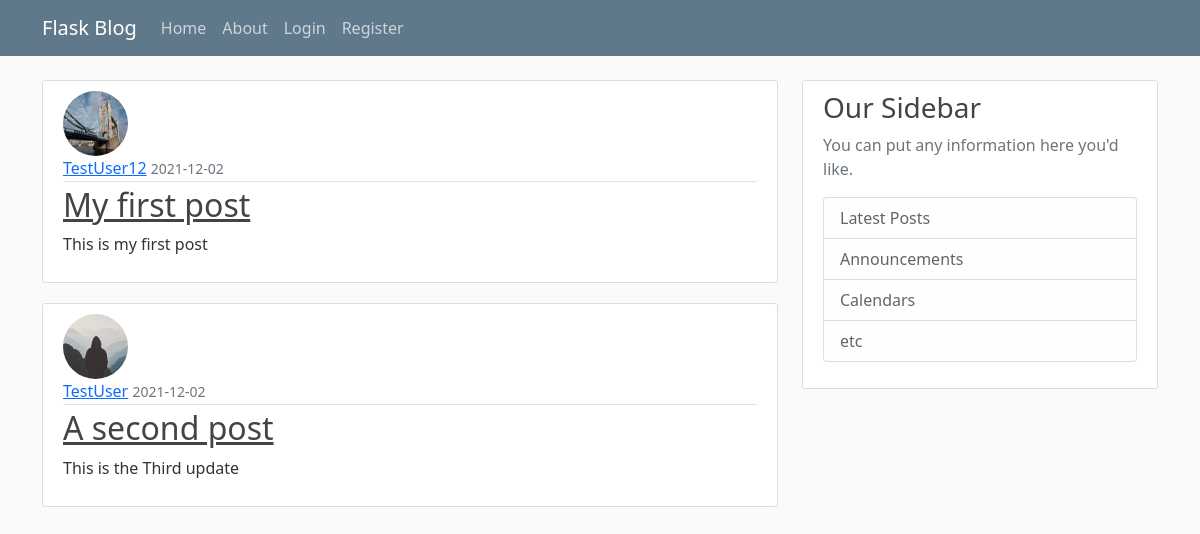
The page /home on the database its author committed.
### flaskblog/model.py (models this page shows, shortened)
class Post(db.Model):
    id = db.Column(db.Integer, primary_key=True)
    title = db.Column(db.String(100), nullable=False)
    date_posted = db.Column(db.DateTime, nullable=False, default=datetime.utcnow)
    content = db.Column(db.Text, nullable=False)
    user_id = db.Column(db.Integer, db.ForeignKey('user.id'), nullable=False)

class User(db.Model, UserMixin):
    id = db.Column(db.Integer, primary_key=True)
    username = db.Column(db.String(20), unique=True, nullable=False)
    email = db.Column(db.String(120), unique=True, nullable=False)
    image_file = db.Column(db.String(20), nullable=False, default='default.jpg')
    password = db.Column(db.String(60), nullable=False)
    posts = db.relationship('Post', backref='author', lazy=True)

### flaskblog/route.py (the view)
@app.route("/")
@app.route("/home")
def home():
    posts = Post.query.all()
    return render_template('home.html', posts=posts)

### flaskblog/templates/home.html
{% extends "layout.html" %}
{% block content %}
{% for post in posts %}
    <article class="media content-section">
		<img class="rounded-circle article-img" src="{{ url_for('static', filename='Profile_pic/'+post.author.image_file) }}">
		<div class="media-body">
			<div class="article-metadata">
				<a class="mr-2" href="#">{{ post.author.username }}</a>
				<small class="text-muted">{{ post.date_posted.strftime('%Y-%m-%d') }}</small>
			</div>
			<h2><a class="article-title" href="{{url_for('post', post_id=post.id)}}">{{ post.title }}</a></h2>
			<p class="article-content">{{ post.content }}</p>
		</div>
	</article>
{% endfor %}
{% endblock content %}

### flaskblog/templates/layout.html (shortened to what this page needs)
<!DOCTYPE html>
<html lang="en">
<head>
    <link href="https://cdn.jsdelivr.net/npm/bootstrap@5.1.3/dist/css/bootstrap.min.css" rel="stylesheet">
    <link rel="stylesheet" type="text/css" href="{{url_for('static', filename='main.css')}}">
</head>
<body>
    <header class="site-header">
      <nav class="navbar navbar-expand-md navbar-dark bg-steel fixed-top">
        <div class="container">
          <a class="navbar-brand mr-4" href="/">Flask Blog</a>
          <div class="collapse navbar-collapse" id="navbarToggle">
            <div class="navbar-nav mr-auto">
              <a class="nav-item nav-link" href="{{url_for('home')}}">Home</a>
              <a class="nav-item nav-link" href="{{url_for('about')}}">About</a>
            </div>
            <div class="navbar-nav">
                {% if current_user.is_authenticated %}
                    <a class="nav-item nav-link" href="{{url_for('new_post')}}">New Post</a>
                    <a class="nav-item nav-link" href="{{url_for('account')}}">Account</a>
                    <a class="nav-item nav-link" href="{{url_for('logout')}}">Logout</a>
                {% else %}
                  <a class="nav-item nav-link" href="{{url_for('login')}}">Login</a>
                  <a class="nav-item nav-link" href="{{url_for('register')}}">Register</a>
                {% endif %}
            </div>
          </div>
        </div>
      </nav>
    </header>
    <main role="main" class="container">
      <div class="row">
        <div class="col-md-8">
            {% block content %}{% endblock %}
        </div>
        <div class="col-md-4">
          <div class="content-section">
            <h3>Our Sidebar</h3>
            <p class='text-muted'>You can put any information here you'd like.
              <ul class="list-group">
                <li class="list-group-item list-group-item-light">Latest Posts</li>
                <li class="list-group-item list-group-item-light">Announcements</li>
                <li class="list-group-item list-group-item-light">Calendars</li>
                <li class="list-group-item list-group-item-light">etc</li>
              </ul>
            </p>
          </div>
        </div>
      </div>
    </main>
</body>
</html>

### flaskblog/static/main.css (style rules this page uses)
body { background: #fafafa; color: #333333; margin-top: 5rem; }
h1, h2, h3, h4, h5, h6 { color: #444444; }
.bg-steel { background-color: #5f788a; }
.site-header .navbar-nav .nav-link { color: #cbd5db; }
.content-section { background: #ffffff; padding: 10px 20px; border: 1px solid #dddddd; border-radius: 3px; margin-bottom: 20px; }
.article-title { color: #444444; }
.article-content { white-space: pre-line; }
.article-img { height: 65px; width: 65px; margin-right: 16px; }
.article-metadata { padding-bottom: 1px; margin-bottom: 4px; border-bottom: 1px solid #e3e3e3 }

### rows shown on the page
Post: image_file (picture), author.username "TestUser12", date_posted "2021-12-02", title "My first post", content "This is my first post"
Post: image_file (placeholder picture), author.username "TestUser", date_posted "2021-12-02", title "A second post", content "This is the Third update"
